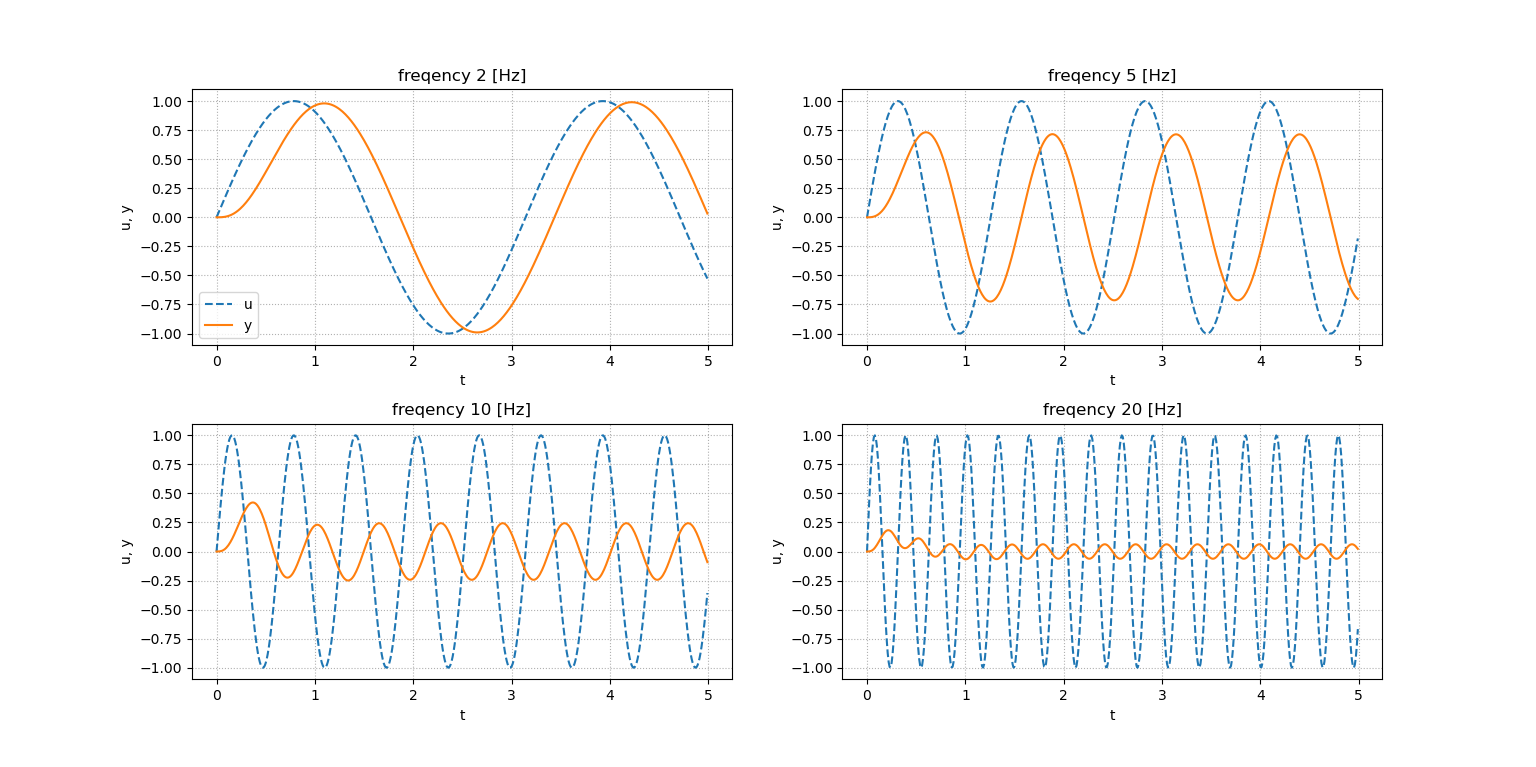

The script that drew this image:
"""
2021/03/07
@Yuya Shimizu

正弦波を入力したときの応答を調べる
"""
from control import tf
from control.matlab import lsim
import matplotlib.pyplot as plt 
import numpy as np
from for_plot import plot_set       #自分で定義した関数をインポート
#定義した関数について (https://qiita.com/Yuya-Shimizu/items/f811317d733ee3f45623)

fig, ax = plt.subplots(2, 2)

#2次遅れ系
zeta = 0.7
omega_n = 5
K = 1
P = tf([0, K*omega_n**2], [1, 2*zeta*omega_n, omega_n**2])

freq = [2, 5, 10, 20]   #周波数を4つ用意
Td = np.arange(0, 5, 0.01)  #シミュレーション時間

for i in range(2):
    for j in range(2):
        u = np.sin(freq[i+j+i*1]*Td)    #正弦波入力
        y, t, x0 = lsim(P, u, Td, 0)    #シミュレーション

        #描画
        ax[i, j].plot(t, u, ls='--', label='u')
        ax[i, j].plot(t, y, label='y')
        ax[i, j].set_title(f"freqency {freq[i+j+i*1]} [Hz]")
        plot_set(ax[i, j], 't', 'u, y')

ax[0, 0].legend()   #1つ目の図だけ凡例表示

plt.show()
